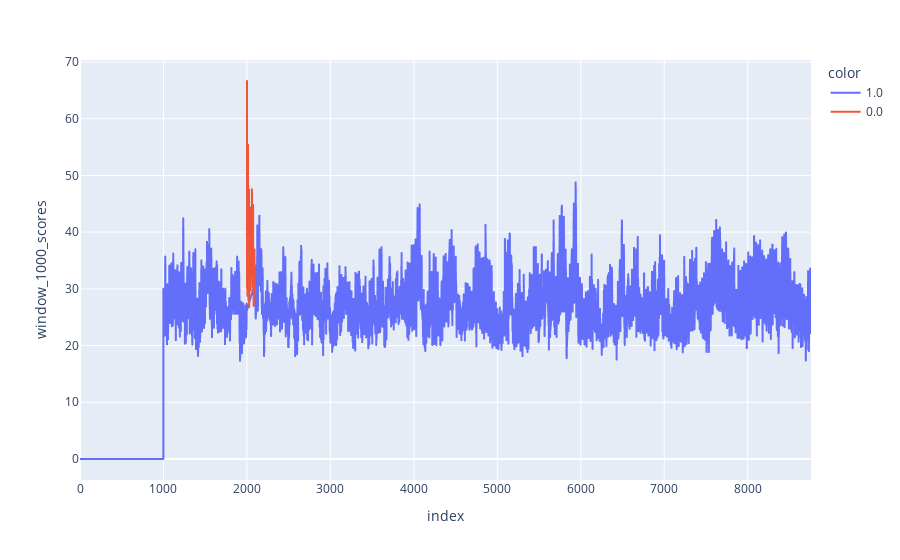

Source (notebook cell):
### Code cell
px.line(X, x=X.index, y='window_1000_scores', color=y)

### Figure 1 — Plotly figure (JSON) as saved in the notebook; plotly's stock layout.template omitted (floating-point values rounded to 4 significant figures; data arrays with more than 128 entries replaced by an {"elided": "..."} marker saying what was removed)
{"data": [{"hovertemplate": "color=1.0<br>index=%{x}<br>window_1000_scores=%{y}<extra></extra>", "legendgroup": "1.0", "line": {"color": "#636efa", "dash": "solid"}, "marker": {"symbol": "circle"}, "mode": "lines", "name": "1.0", "showlegend": true, "type": "scattergl", "x": {"elided": "8659 int values"}, "xaxis": "x", "y": {"elided": "8659 float values"}, "yaxis": "y"}, {"hovertemplate": "color=0.0<br>index=%{x}<br>window_1000_scores=%{y}<extra></extra>", "legendgroup": "0.0", "line": {"color": "#EF553B", "dash": "solid"}, "marker": {"symbol": "circle"}, "mode": "lines", "name": "0.0", "showlegend": true, "type": "scattergl", "x": [2000, 2001, 2002, 2003, 2004, 2005, 2006, 2007, 2008, 2009, 2010, 2011, 2012, 2013, 2014, 2015, 2016, 2017, 2018, 2019, 2020, 2021, 2022, 2023, 2024, 2025, 2026, 2027, 2028, 2029, 2030, 2031, 2032, 2033, 2034, 2035, 2036, 2037, 2038, 2039, 2040, 2041, 2042, 2043, 2044, 2045, 2046, 2047, 2048, 2049, 2050, 2051, 2052, 2053, 2054, 2055, 2056, 2057, 2058, 2059, 2060, 2061, 2062, 2063, 2064, 2065, 2066, 2067, 2068, 2069, 2070, 2071, 2072, 2073, 2074, 2075, 2076, 2077, 2078, 2079, 2080, 2081, 2082, 2083, 2084, 2085, 2086, 2087, 2088, 2089, 2090, 2091, 2092, 2093, 2094, 2095, 2096, 2097, 2098, 2099], "xaxis": "x", "y": [66.65, 30.52, 32.83, 30.01, 30.95, 32.8, 28.76, 30.6, 35.62, 37.45, 39.6, 36.82, 55.38, 46.69, 47.18, 48.19, 46.29, 45.45, 27.96, 32.73, 38.35, 45.94, 37.64, 28.32, 31.87, 47.49, 26.8, 27.39, 36.06, 33.46, 29.88, 37.96, 36.97, 40.99, 42.96, 39.33, 36.49, 34.0, 44.34, 33.37, 38.53, 30.73, 30.33, 34.86, 29.75, 31.53, 31.01, 41.05, 41.49, 35.08, 39.53, 40.67, 33.16, 37.67, 42.64, 41.85, 41.59, 32.37, 39.04, 47.56, 47.17, 34.42, 40.75, 37.83, 34.32, 41.66, 38.85, 33.83, 34.95, 35.81, 35.62, 35.04, 30.23, 33.77, 44.82, 32.94, 34.33, 33.22, 34.76, 30.61, 34.81, 27.02, 29.32, 31.87, 31.56, 29.14, 32.62, 30.87, 35.01, 34.29, 36.96, 30.6, 32.28, 30.35, 30.34, 29.0, 29.56, 32.14, 31.27, 34.12], "yaxis": "y"}], "layout": {"legend": {"title": {"text": "color"}, "tracegroupgap": 0}, "margin": {"t": 60}, "xaxis": {"anchor": "y", "domain": [0, 1], "title": {"text": "index"}}, "yaxis": {"anchor": "x", "domain": [0, 1], "title": {"text": "window_1000_scores"}}}}
